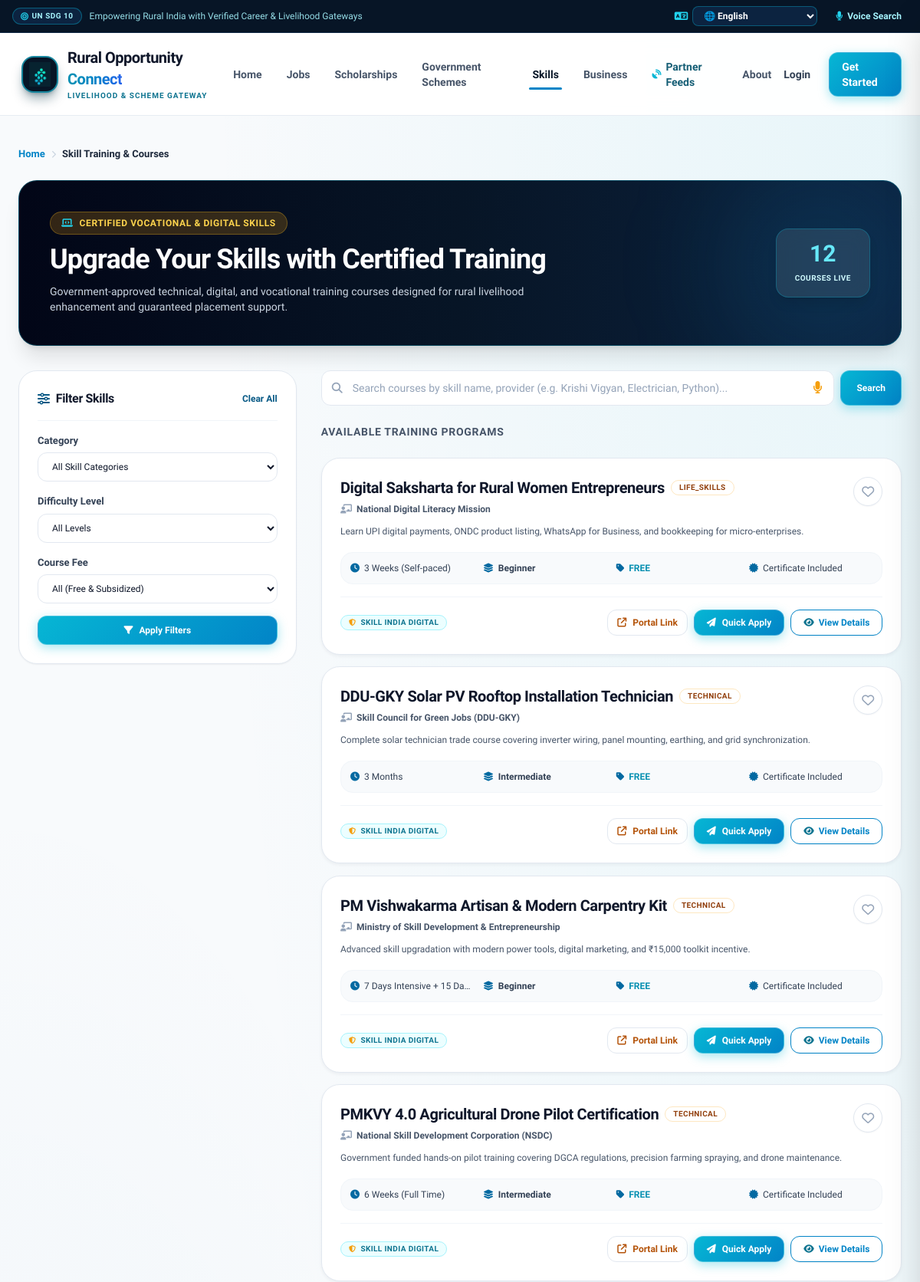
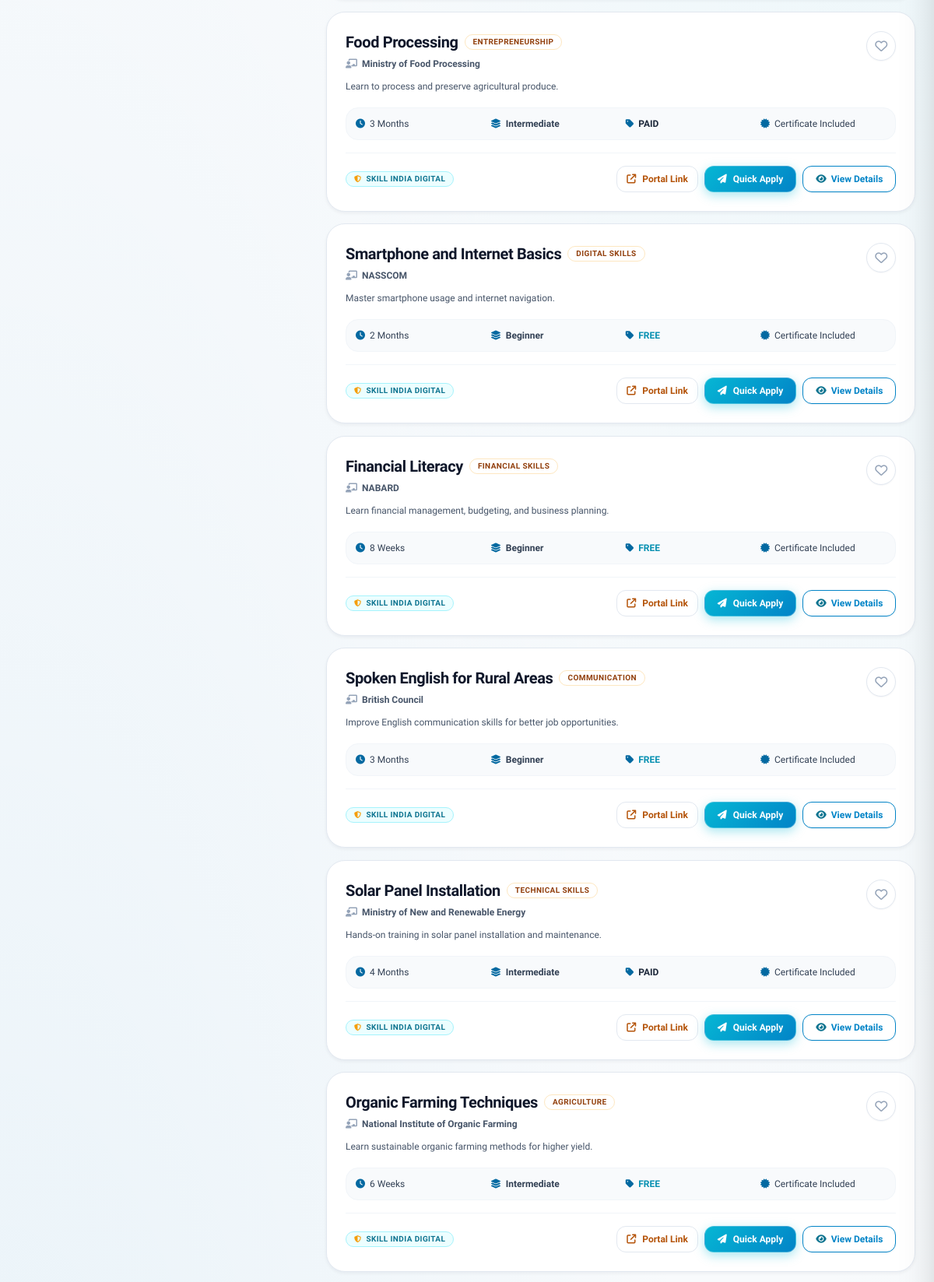
Screenshot of /skills/ (upper part) with the database file from the repository (2 pictures, top to bottom).
### skills/models.py (models this page shows, shortened)
class SkillProgram(models.Model):
    LEVEL_CHOICES = [
        ('beginner', 'Beginner'),
        ('intermediate', 'Intermediate'),
        ('advanced', 'Advanced'),
    ]
    PRICE_TYPE = [
        ('free', 'Free'),
        ('paid', 'Paid'),
    ]
    name = models.CharField(max_length=200)
    category = models.CharField(max_length=100)
    provider = models.CharField(max_length=200)
    description = models.TextField()
    duration = models.CharField(max_length=100)
    level = models.CharField(max_length=20, choices=LEVEL_CHOICES)
    price_type = models.CharField(max_length=20, choices=PRICE_TYPE)
    price = models.CharField(max_length=100, blank=True)
    prerequisites = models.TextField(blank=True)
    certificate = models.BooleanField(default=True)
    source_portal = models.CharField(max_length=100, default='Skill India Digital', blank=True)
    source_url = models.URLField(blank=True, default='https://www.skillindiadigital.gov.in/')
    is_external = models.BooleanField(default=False)
    created_at = models.DateTimeField(auto_now_add=True)
    updated_at = models.DateTimeField(auto_now=True)
    class Meta:
        ordering = ['-created_at']

### skills/views.py (the view)
# urls.py: path('', views.skill_list, name='skills_list'),
def skill_list(request):
    skills = SkillProgram.objects.all()
    search = request.GET.get('search', '')
    if search:
        skills = skills.filter(Q(name__icontains=search) | Q(category__icontains=search))
    category = request.GET.get('category', '')
    if category:
        skills = skills.filter(category__icontains=category)
    level = request.GET.get('level', '')
    if level:
        skills = skills.filter(level=level)
    price_type = request.GET.get('price_type', '') or request.GET.get('price', '')
    if price_type:
        skills = skills.filter(price_type=price_type)
    context = {
        'skills': skills,
        'search': search,
        'filters': {
            'category': category,
            'level': level,
            'price_type': price_type,
        }
    }
    return render(request, 'skills_list.html', context)

### applications/context_processors.py (called while the page is built, shortened)
def user_opportunity_status(request):
    if not request.user.is_authenticated:
        return {
            'user_applied_keys': set(),
            'user_saved_keys': set(),
        }

### templates/skills_list.html (shortened to what this page needs)
{% extends 'base.html' %}
{% block content %}
<div class="max-w-7xl mx-auto px-4 sm:px-6 py-10">
    <nav class="roc-breadcrumb" aria-label="Breadcrumb">
        <a href="{% url 'landing_page' %}">Home</a>
        <span class="roc-breadcrumb-separator"><i class="fas fa-chevron-right text-[10px]"></i></span>
        <span class="text-slate-800 font-bold">Skill Training & Courses</span>
    </nav>
    <div class="roc-card p-8 md:p-10 bg-gradient-to-r from-slate-950 via-[#071526] to-[#0c2340] text-white rounded-3xl shadow-xl mb-8 relative overflow-hidden border border-cyan-500/30">
        <div class="absolute -right-10 -bottom-10 w-72 h-72 bg-sky-500/10 rounded-full blur-3xl pointer-events-none"></div>
        <div class="relative z-10 flex flex-col md:flex-row md:items-center justify-between gap-6">
            <div class="space-y-3">
                <div class="inline-flex items-center gap-2 bg-amber-500/20 text-amber-300 border border-amber-400/30 text-xs font-bold px-3.5 py-1.5 rounded-full uppercase tracking-wider">
                    <i class="fas fa-laptop-code text-cyan-400"></i> Certified Vocational & Digital Skills
                </div>
                <h1 class="text-2xl sm:text-4xl font-extrabold text-white tracking-tight">
                    Upgrade Your Skills with Certified Training
                </h1>
                <p class="text-xs sm:text-sm text-slate-300 max-w-2xl font-normal leading-relaxed">
                    Government-approved technical, digital, and vocational training courses designed for rural livelihood enhancement and guaranteed placement support.
                </p>
            </div>
            <div class="flex items-center gap-4 shrink-0">
                <div class="bg-white/10 backdrop-blur-md px-6 py-3.5 rounded-2xl border border-cyan-500/30 text-center shadow-lg">
                    <span class="text-2xl sm:text-3xl font-black text-cyan-300 block">{{ skills|length }}</span>
                    <span class="text-[10px] text-cyan-100 uppercase tracking-wider font-bold">Courses Live</span>
                </div>
            </div>
        </div>
    </div>
    <div class="grid grid-cols-1 lg:grid-cols-12 gap-8 items-start">
        <aside class="lg:col-span-4 sticky top-24">
            <div class="roc-card p-6 bg-white shadow-sm border border-slate-200">
                <div class="flex items-center justify-between pb-4 mb-4 border-b border-slate-100">
                    <h2 class="text-base font-bold text-slate-900 flex items-center gap-2">
                        <i class="fas fa-sliders text-brand-800"></i> Filter Skills
                    </h2>
                    <a href="{% url 'skills_list' %}" class="text-xs font-bold text-brand-800 hover:text-brand-950 transition">
                        Clear All
                    </a>
                </div>
                <form method="GET" action="{% url 'skills_list' %}" class="space-y-4">
                    <div>
                        <label class="form-label" for="category">Category</label>
                        <select id="category" name="category" class="form-select text-xs">
                            <option value="">All Skill Categories</option>
                        </select>
                    </div>
                    <div>
                        <label class="form-label" for="level">Difficulty Level</label>
                        <select id="level" name="level" class="form-select text-xs">
                            <option value="">All Levels</option>
                        </select>
                    </div>
                    <div>
                        <label class="form-label" for="price_type">Course Fee</label>
                        <select id="price_type" name="price_type" class="form-select text-xs">
                            <option value="">All (Free & Subsidized)</option>
                        </select>
                    </div>
                    <button type="submit" class="btn-primary btn-magnetic btn-sheen w-full text-xs py-2.5 mt-2">
                        <i class="fas fa-filter"></i> Apply Filters
                    </button>
                </form>
            </div>
        </aside>
        <main class="lg:col-span-8 space-y-6">
            <form method="GET" action="{% url 'skills_list' %}" class="flex gap-2">
                <div class="relative flex-1">
                    <input type="text" name="search" value="{{ search }}"
                           placeholder="Search courses by skill name, provider (e.g. Krishi Vigyan, Electrician, Python)..."
                           class="form-input pl-10 pr-12 py-3 text-sm bg-white shadow-xs">
                    <i class="fas fa-search absolute left-3.5 top-1/2 -translate-y-1/2 text-slate-400 text-sm"></i>
                    <button type="button" onclick="triggerVoiceAssistant()" title="Voice search in regional language"
                            class="absolute right-3 top-1/2 -translate-y-1/2 text-slate-400 hover:text-brand-800 p-1 rounded-lg transition">
                        <i class="fas fa-microphone text-amber-500"></i>
                    </button>
                </div>
                <button type="submit" class="btn-primary btn-magnetic btn-sheen px-5 text-xs font-bold">Search</button>
            </form>
            <div class="flex items-center justify-between">
                <h2 class="text-sm font-bold text-slate-600 uppercase tracking-wider">Available Training Programs</h2>
            </div>
            <div class="space-y-4 perspective-viewport anim-grid-stagger" data-anim="fade-up">
                {% if skills %}
                    {% for skl in skills %}
                    {% with skl_key="skill_"|add:skl.id|stringformat:"s" %}
                    <div class="tilt-card-3d roc-card hover-lift-3d card-specular-glare p-6 border border-slate-200 hover:border-amber-400 relative stagger-{{ forloop.counter }}">
                        <div class="depth-layer-1">
                            <div class="flex flex-col sm:flex-row sm:items-start justify-between gap-3 mb-3">
                                <div class="flex-1">
                                    <div class="flex flex-wrap items-center gap-2 mb-1.5">
                                        <h3 class="text-lg sm:text-xl font-bold text-slate-900 hover:text-brand-800 transition">
                                            <a href="{% url 'skill_detail' skl.id %}">{{ skl.name }}</a>
                                        </h3>
                                        <span class="roc-badge roc-badge-amber text-[10px]">
                                            {{ skl.category }}
                                        </span>
                                    </div>
                                    <p class="text-xs text-slate-600 font-semibold flex items-center gap-1.5">
                                        <i class="fas fa-chalkboard-user text-slate-400"></i> {{ skl.provider }}
                                    </p>
                                </div>
                                <div class="flex items-center gap-2 self-start depth-layer-2">
                                    <button type="button" class="save-btn heart-pop {% if skl_key in user_saved_keys %}is-saved{% endif %}"
                                            data-type="skill" data-id="{{ skl.id }}" title="Save to wishlist">
                                        <i class="{% if skl_key in user_saved_keys %}fa-solid fa-heart text-red-500{% else %}fa-regular fa-heart text-slate-400{% endif %}"></i>
                                    </button>
                                </div>
                            </div>
                            <p class="text-xs text-slate-600 line-clamp-2 leading-relaxed mb-4">
                                {{ skl.description }}
                            </p>
                            <div class="grid grid-cols-2 sm:grid-cols-4 gap-3 text-xs bg-slate-50 p-3 rounded-2xl border border-slate-100 mb-4">
                                <div class="flex items-center gap-1.5 text-slate-700">
                                    <i class="fas fa-clock text-brand-700"></i>
                                    <span class="font-medium truncate">{{ skl.duration }}</span>
                                </div>
                                <div class="flex items-center gap-1.5 text-slate-700">
                                    <i class="fas fa-layer-group text-brand-700"></i>
                                    <span class="font-bold capitalize">{{ skl.get_level_display }}</span>
                                </div>
                                <div class="flex items-center gap-1.5 text-slate-700">
                                    <i class="fas fa-tag text-brand-700"></i>
                                    <span class="font-bold uppercase {% if skl.price_type == 'free' %}text-emerald-700{% else %}text-slate-800{% endif %}">{{ skl.price_type }}</span>
                                </div>
                                <div class="flex items-center gap-1.5 text-slate-700">
                                    <i class="fas fa-certificate text-brand-700"></i>
                                    <span>{% if skl.certificate %}Certificate Included{% else %}Training Only{% endif %}</span>
                                </div>
                            </div>
                        </div>
                        <div class="depth-layer-2 pt-4 border-t border-slate-100 flex flex-col sm:flex-row items-center justify-between gap-3">
                            <div class="flex items-center gap-2">
                                <span class="roc-badge roc-badge-emerald text-[10px]">
                                    <i class="fas fa-shield-halved text-amber-500 text-[9px]"></i> {{ skl.source_portal|default:"Skill India Digital" }}
                                </span>
                            </div>
                            <div class="flex items-center gap-2 w-full sm:w-auto">
                                {% if skl.source_url %}
                                    <a href="{{ skl.source_url }}" target="_blank" rel="noopener noreferrer"
                                       class="btn-outline text-xs py-2 px-3 flex-1 sm:flex-initial text-amber-700 hover:bg-amber-50">
                                        <i class="fas fa-arrow-up-right-from-square"></i> Portal Link
                                    </a>
                                {% endif %}
                                {% if user.is_authenticated and skl_key in user_applied_keys %}
                                    <button type="button" class="btn-applied text-xs py-2 px-4 flex-1 sm:flex-initial" disabled>
                                        <i class="fas fa-check-circle text-emerald-600"></i> Enrolled ✓
                                    </button>
                                {% else %}
                                    <button type="button" onclick="quickApply('skill', '{{ skl.id }}', '{{ skl.name|escapejs }}', '{{ skl.provider|escapejs }}', this)"
                                            class="btn-primary text-xs py-2 px-4 flex-1 sm:flex-initial shadow-xs cursor-pointer">
                                        <i class="fas fa-paper-plane"></i> Quick Apply
                                    </button>
                                {% endif %}
                                <a href="{% url 'skill_detail' skl.id %}" class="btn-secondary text-xs py-2 px-4 flex-1 sm:flex-initial text-center flex items-center justify-center gap-1.5 font-bold">
                                    <i class="fas fa-eye text-cyan-700"></i> View Details
                                </a>
                            </div>
                        </div>
                    </div>
                    {% endwith %}
                    {% endfor %}
                {% endif %}
            </div>
        </main>
    </div>
</div>
{% endblock %}

### templates/base.html (style rules this page uses)
:root { --primary: #0284C7 !important; --primary-dark: #0369A1 !important; --primary-darker: #071526 !important; --secondary: #06B6D4 !important; --accent: #00F2FE !important; }
html, body { overflow-x: hidden !important; max-width: 100vw !important; }
body { background-color: #f8fafc !important; background-image: radial-gradient(at 100% 0%, rgba(6, 182, 212, 0.07) 0px, transparent 55%), radial-gradient(at 0% 100%, rgba(2, 132, 199, 0.07) 0px, transparent 55%) !important; background-attachment: fixed !important; }
*, *::before, *::after { animation: none !important; animation-duration: 0s !important; animation-delay: 0s !important; transition: none !important; transition-duration: 0s !important; transition-delay: 0s !important; }
.kinetic-hero-word, .kinetic-hero-headline, .kinetic-headline, [data-anim], .page-enter-fade, .anim-grid-stagger > *, .hero-enter-network, .hero-enter-badge, .hero-enter-p, .hero-enter-actions, .hero-enter-search, .depth-layer-1, .depth-layer-2, .depth-layer-3, .tilt-card-3d, .hover-lift-3d, .roc-card, .kpi-card-glow { opacity: 1 !important; visibility: visible !important; }
.perspective-viewport, .tilt-card-3d, .hover-lift-3d, .depth-layer-1, .depth-layer-2, .depth-layer-3, .roc-card, .tilt-card { perspective: none !important; transform: none !important; transform-style: flat !important; }
.btn-magnetic, .btn-magnetic:hover, .btn-magnetic:active, .spring-press, .spring-press:hover, .spring-press:active, .hover-scale-102, .hover-scale-102:hover { transform: none !important; }
.btn-primary { background: linear-gradient(135deg, #06b6d4 0%, #0284c7 100%) !important; color: #ffffff !important; box-shadow: 0 4px 14px rgba(6, 182, 212, 0.35) !important; border: 1px solid rgba(255, 255, 255, 0.25) !important; }
.btn-secondary { background: #ffffff !important; color: #0284c7 !important; border: 1.5px solid #0284c7 !important; }
.roc-badge-emerald { background-color: #ecfeff !important; color: #0e7490 !important; border: 1px solid #a5f3fc !important; }
.text-emerald-600, .text-emerald-700 { color: #0891b2 !important; }
body { top: 0px !important; }

### rows the page displays
SkillProgram: name "Digital Saksharta for Rural Women Entrepreneurs", category "LIFE_SKILLS", provider "National Digital Literacy Mission", description "Learn UPI digital payments, ONDC product listing, WhatsApp for Business, and bookkeeping for micro-enterprises.", duration "3 Weeks (Self-paced)", level "Beginner", price_type "FREE", certificate "Certificate Included", source_portal "SKILL INDIA DIGITAL"
SkillProgram: name "DDU-GKY Solar PV Rooftop Installation Technician", category "TECHNICAL", provider "Skill Council for Green Jobs (DDU-GKY)", description "Complete solar technician trade course covering inverter wiring, panel mounting, earthing, and grid synchronization.", duration "3 Months", level "Intermediate", price_type "FREE", certificate "Certificate Included", source_portal "SKILL INDIA DIGITAL"
SkillProgram: name "PM Vishwakarma Artisan & Modern Carpentry Kit", category "TECHNICAL", provider "Ministry of Skill Development & Entrepreneurship", description "Advanced skill upgradation with modern power tools, digital marketing, and ₹15,000 toolkit incentive.", duration "7 Days Intensive + 15 Da…", level "Beginner", price_type "FREE", certificate "Certificate Included", source_portal "SKILL INDIA DIGITAL"
SkillProgram: name "PMKVY 4.0 Agricultural Drone Pilot Certification", category "TECHNICAL", provider "National Skill Development Corporation (NSDC)", description "Government funded hands-on pilot training covering DGCA regulations, precision farming spraying, and drone maintenance.", duration "6 Weeks (Full Time)", level "Intermediate", price_type "FREE", certificate "Certificate Included", source_portal "SKILL INDIA DIGITAL"
SkillProgram: name "Food Processing", category "ENTREPRENEURSHIP", provider "Ministry of Food Processing", description "Learn to process and preserve agricultural produce.", duration "3 Months", level "Intermediate", price_type "PAID", certificate "Certificate Included", source_portal "SKILL INDIA DIGITAL"
SkillProgram: name "Smartphone and Internet Basics", category "DIGITAL SKILLS", provider "NASSCOM", description "Master smartphone usage and internet navigation.", duration "2 Months", level "Beginner", price_type "FREE", certificate "Certificate Included", source_portal "SKILL INDIA DIGITAL"
SkillProgram: name "Financial Literacy", category "FINANCIAL SKILLS", provider "NABARD", description "Learn financial management, budgeting, and business planning.", duration "8 Weeks", level "Beginner", price_type "FREE", certificate "Certificate Included", source_portal "SKILL INDIA DIGITAL"
SkillProgram: name "Spoken English for Rural Areas", category "COMMUNICATION", provider "British Council", description "Improve English communication skills for better job opportunities.", duration "3 Months", level "Beginner", price_type "FREE", certificate "Certificate Included", source_portal "SKILL INDIA DIGITAL"
SkillProgram: name "Solar Panel Installation", category "TECHNICAL SKILLS", provider "Ministry of New and Renewable Energy", description "Hands-on training in solar panel installation and maintenance.", duration "4 Months", level "Intermediate", price_type "PAID", certificate "Certificate Included", source_portal "SKILL INDIA DIGITAL"
SkillProgram: name "Organic Farming Techniques", category "AGRICULTURE", provider "National Institute of Organic Farming", description "Learn sustainable organic farming methods for higher yield.", duration "6 Weeks", level "Intermediate", price_type "FREE", certificate "Certificate Included", source_portal "SKILL INDIA DIGITAL"

### other values shown
{{ skills|length }} "12"
